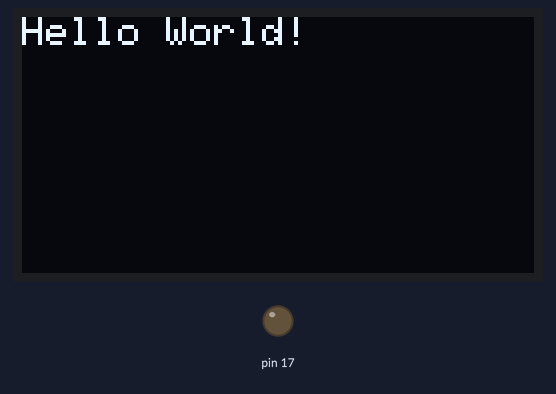
A sketch run on a simulated Arduino Leonardo, built with avr-gcc and run on an emulated ATmega32U4. Shown: 128×64 one-colour display, output pins drawn as LEDs (lit = HIGH). Storage starts empty; what the sketch prints to the serial monitor is not drawn.

Above: at 0.2 s.

The sketch:

SD_OLED_ERROR.ino
```cpp
#include <SPI.h>
#include <SD.h>
#include <Adafruit_GFX.h>
#include <Adafruit_SSD1306.h>
File myFile;
#define SCREEN_WIDTH 128  // OLED display width, in pixels
#define SCREEN_HEIGHT 64  // OLED display height, in pixels
#define OLED_RESET -1     // Reset pin # (or -1 if sharing Arduino reset pin)
Adafruit_SSD1306 display(SCREEN_WIDTH, SCREEN_HEIGHT, &Wire, OLED_RESET);
const int chipSelect = 10;

void setup() {
  // Open serial communications and wait for port to open:
  Serial.begin(9600);
  //Initialize OLED
  if (!display.begin(SSD1306_SWITCHCAPVCC, 0x3C)) {
    Serial.println(F("SSD1306 allocation failed"));
    for (;;)
      ;  // Don't proceed, loop forever
  }

  // Clear the buffer
  display.clearDisplay();

  // Print a message on the screen
  display.setTextSize(1);
  display.setTextColor(WHITE);
  display.setCursor(0, 0);
  display.println("Initializing SD card...");
  display.display();
  while (!Serial) {
    ;  // wait for serial port to connect. Needed for Leonardo only
  }
  Serial.print("Initializing SD card...");

  pinMode(SS, OUTPUT);

  if (!SD.begin(chipSelect)) {
    Serial.println("initialization failed!");
    return;
  }
  Serial.println("initialization done.");
  myFile = SD.open("test.txt", FILE_WRITE);

  if (myFile) {
    Serial.print("Writing to test.txt...");
    myFile.println("testing 1, 2, 3.");
    // close the file:
    myFile.close();
    Serial.println("done.");
  } else {
    // if the file didn't open, print an error:
    Serial.println("error opening test.txt");
  }

  // re-open the file for reading:
  myFile = SD.open("test.txt");
  if (myFile) {
    Serial.println("test.txt:");

    // read from the file until there's nothing else in it:
    while (myFile.available()) {
      Serial.write(myFile.read());
    }
    // close the file:
    myFile.close();
  } else {
    // if the file didn't open, print an error:
    Serial.println("error opening test.txt");
  }
}

void loop() {
  // nothing happens after setup

  // Clear the buffer
  display.clearDisplay();

  // Print a message on the screen
  display.setTextSize(1);
  display.setTextColor(WHITE);
  display.setCursor(0, 0);
  display.println("Hello World!");

  // Display the buffer
  display.display();

  // Wait a little bit before displaying the next message
  delay(1000);
}
```
